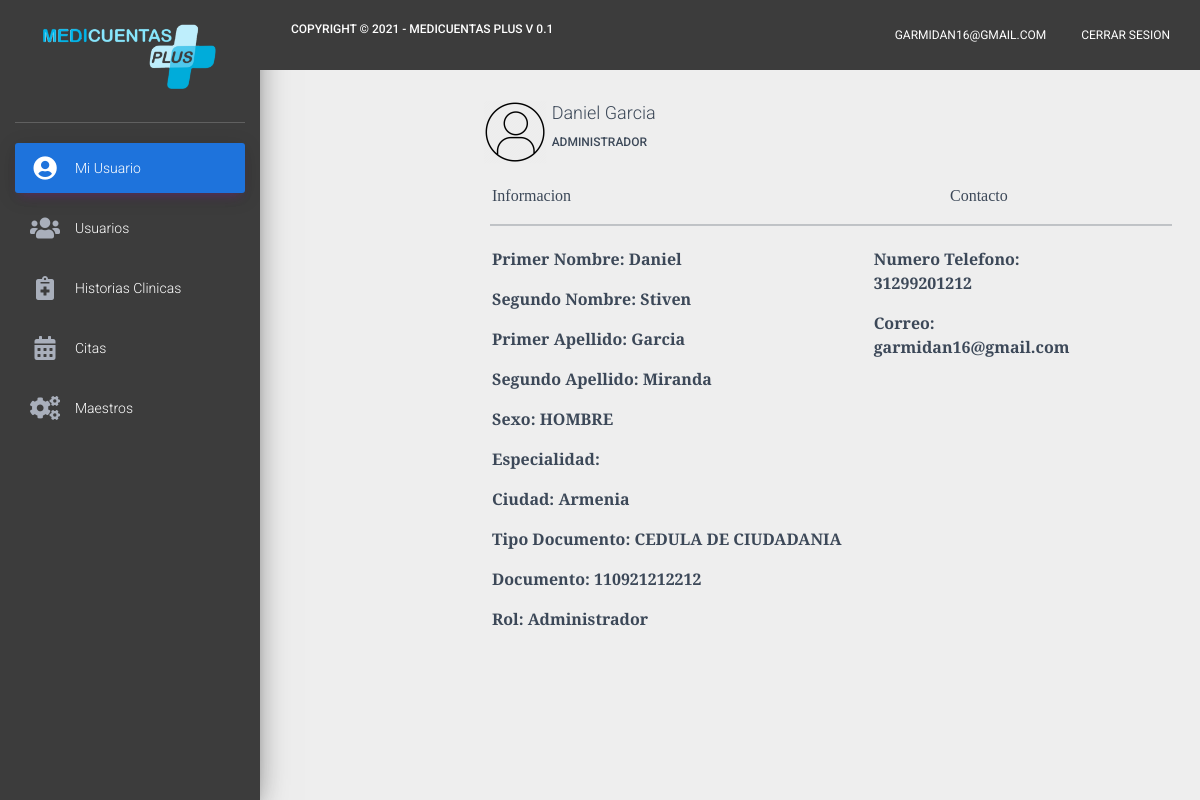
/dashboard (signed in), run on the app's committed database.
### modelos/models.py (models this page shows)
class Usuario(models.Model):
    primernombre = models.CharField(max_length=1000, blank=True, null=True)
    segundonombre = models.CharField(max_length=1000, blank=True, null=True)
    primerapellido = models.CharField(max_length=1000, blank=True, null=True)
    segundoapellido = models.CharField(max_length=1000, blank=True, null=True)
    usuario = models.CharField(max_length=1000, blank=True, null=True)
    clave = models.TextField(blank=True, null=True)
    tipodocumento= models.CharField(max_length=1000, blank=True, null=True)
    numerodocumento= models.CharField(max_length=1000, blank=True, null=True)
    fechanacimiento = models.DateField(blank=True, null=True)
    edad = models.CharField(max_length=100, blank=True, null=True)
    numerotelefono = models.IntegerField( blank=True, null=True)
    ciudad = models.ForeignKey(Ciudad, on_delete=models.CASCADE,blank=True, null=True)
    especialidad = models.ForeignKey(Especialidad, on_delete=models.CASCADE,blank=True, null=True)
    rol = models.CharField(max_length=500, blank=True , null=True)
    asistente = models.CharField(max_length=500, blank=True, null= True)
    permisoscomentario = models.CharField(max_length=100, blank=True, null= True)
    sexo = models.CharField(max_length=500, blank=True, null= True)
    consultorio = models.CharField(max_length=500, blank=True, null= True)
    estado = models.CharField(max_length=500, blank=True, null= True)

class Ciudad(models.Model):
    ciudad = models.CharField(max_length=1000, blank=True, null=True)

### modelos/views.py (the view)
# urls.py: path('dashboard',dashboard),
def dashboard(request):
    if request.session.get('validar') == False:
        return redirect('/')
    else:
        if request.session.get('user'):
            usuario = Usuario.objects.get(id=request.session.get('user'))
            prestador = {}
            if usuario.rol == "Asistente":
                prestador = Usuario.objects.get(asistente=usuario.primernombre+"-"+usuario.usuario)
            return render(request,'dashboard.html',{"usuario":usuario,"sesion":request.session.get('validar'),"prestador":prestador})
        else:
            return redirect('/')

### modelos/templates/dashboard.html (shortened to what this page needs)
<!doctype html>
<html lang="en">
{% load static %}
<head>
    <link rel="stylesheet" href="https://maxcdn.bootstrapcdn.com/font-awesome/latest/css/font-awesome.min.css">
    <link rel="stylesheet" href="https://use.fontawesome.com/releases/v5.7.0/css/all.css"
>
    <link href="https://cdn.jsdelivr.net/npm/bootstrap@5.1.1/dist/css/bootstrap.min.css" rel="stylesheet"
>
    <link href="{% static 'css/material-dashboard.css' %}" rel="stylesheet" />
</head>
<body>
    <div class="wrapper ">
        <div class="sidebar" data-color="purple" data-background-color="white">
            <div class="logo" style="background-color: #3c3c3c;">
                <a href="http://www.creative-tim.com" class="simple-text logo-mini">
                    <img src="{% static 'imagenes/logo1.png'%}" style=" width: 70%; margin-bottom: 10px" />
                </a>
            </div>
            <div class="sidebar-wrapper" style="background-color: #3c3c3c !important;">
                <ul class="nav">
                    <li class="nav-item active">
                      <a class="nav-link" style="background-color: #1e73dc !important;" href="/dashboard">
                        <i class="fas fa-user-circle"></i>
                        <p>Mi Usuario</p>
                      </a>
                    </li>
                    {% if usuario.rol == 'Administrador'%}
                    <li class="nav-item">
                      <a class="nav-link" href="/usuarios" style="color: #fff;">
                        <i class="fas fa-users"></i>
                        <p>Usuarios</p>
                      </a>
                    </li>
                    {%endif%}
                    <li class="nav-item">
                        <a class="nav-link" href="/historiasclinicas" style="color: #fff;">
                            <i class="fas fa-notes-medical"></i>
                          <p>Historias Clinicas</p>
                        </a>
                      </li>
                      <li class="nav-item">
                        <a class="nav-link" href="/citas" style="color: #fff;">
                            <i class="fas fa-calendar-alt"></i>
                          <p>Citas</p>
                        </a>
                      </li>
                      {% if usuario.rol == 'Administrador'%}
                        <li class="nav-item">
                        <a class="nav-link" href="/maestros" style="color: #fff;">
                            <i class="fas fa-cogs"></i>
                            <p>Maestros</p>
                        </a>
                        </li>
                        {%endif%}
                  </ul>
            </div>
        </div>
        <div class="main-panel">
            <nav class="navbar navbar-expand-lg navbar-transparent navbar-absolute fixed-top"
                style="background-color: #3c3c3c !important; color: #fff !important;">
                <div class="container-fluid">
                    <div class="navbar-wrapper">
                        <a class="navbar-brand" href="javascript:;">
                            <h6>Copyright © 2021 - Medicuentas Plus V 0.1</h6>
                        </a>
                    </div>
                    <div class="collapse navbar-collapse justify-content-end">
                        <ul class="navbar-nav">
                            <li class="nav-item">
                                <a class="nav-link" href="javascript:;">
                                    {{usuario.usuario}}
                                </a>
                            </li>
                            <li class="nav-item">
                                <a class="nav-link" href="/logout">
                                    Cerrar Sesion
                                </a>
                            </li>
                        </ul>
                    </div>
                </div>
            </nav>
            <div class="content">
                <div class="position-absolute w-100 row">
                    <div style="font-family: 'Alegreya Sans SC'; margin-left: 200px;" class="col-lg-2">
                        <img _ngcontent-xhe-c207="" src="{% static 'imagenes/profile.png'%}" width="64" height="64" alt="Profile Image" class="ml-2 mr-4">
                    </div>
                    <div style="font-family: 'Alegreya Sans SC'; margin-left: -80px;" class="col-lg-2">
                        <div><h4>{{usuario.primernombre}} {{usuario.primerapellido}}</h4></div>
                        <div><h6>{{usuario.rol}}</h6></div>
                    </div>
                    <div class="row">
                        <div style="font-family: 'Alegreya Sans SC'; margin-left: 220px; margin-top: 20px;" class="col-lg-6">
                           <p>Informacion</p>
                        </div>
                        <div style="font-family: 'Alegreya Sans SC'; margin-top: 20px;" class="col-lg-2">
                            <p>Contacto</p>
                        </div>
                    </div>
                    <hr style="width: 70%; margin-left: 230px;"/>
                    <div class="row">
                        <div style="font-family: 'Alegreya Sans SC'; margin-left: 220px; margin-top: 5px;" class="col-lg-5">
                            <div>
                               <p style="font-weight: bold;">Primer Nombre: {{usuario.primernombre}}</p>
                            </div>
                            <div>
                                <p style="font-weight: bold;">Segundo Nombre: {{usuario.segundonombre}}</p>
                            </div>
                            <div>
                                <p style="font-weight: bold;">Primer Apellido: {{usuario.primerapellido}}</p>
                            </div>
                            <div>
                                <p style="font-weight: bold;">Segundo Apellido: {{usuario.segundoapellido}}</p>
                            </div>
                            <div>
                                <p style="font-weight: bold;">Sexo: {{usuario.sexo}}</p>
                            </div>
                            <div>
                                <p style="font-weight: bold;">Especialidad: {{usuario.especialidad.especialidad}}</p>
                            </div>
                            <div>
                                <p style="font-weight: bold;">Ciudad: {{usuario.ciudad.ciudad}}</p>
                            </div>
                            <div>
                                <p style="font-weight: bold;">Tipo Documento: {{usuario.tipodocumento}}</p>
                            </div>
                            <div>
                                <p style="font-weight: bold;">Documento: {{usuario.numerodocumento}}</p>
                            </div>
                            <div>
                                <p style="font-weight: bold;">Rol: {{usuario.rol}}</p>
                            </div>
                        </div>
                        <div style="font-family: 'Alegreya Sans SC'; margin-top: 5px;" class="col-lg-3">
                            <div>
                                <p style="font-weight: bold;">Numero Telefono: {{usuario.numerotelefono}}</p>
                            </div>
                            <div>
                                <p style="font-weight: bold;">Correo: {{usuario.usuario}}</p>
                            </div>
                        </div>
                    </div>
                </div>
            </div>
        </div>
    </div>
</body>
</html>

### data on the page
Usuario: usuario "GARMIDAN16@GMAIL.COM", primernombre "Daniel", primerapellido "Garcia", rol "ADMINISTRADOR", segundonombre "Stiven", segundoapellido "Miranda", sexo "HOMBRE", ciudad.ciudad "Armenia", tipodocumento "CEDULA DE CIUDADANIA", numerodocumento "110921212212", rol "Administrador", numerotelefono "31299201212", usuario "garmidan16@gmail.com"
